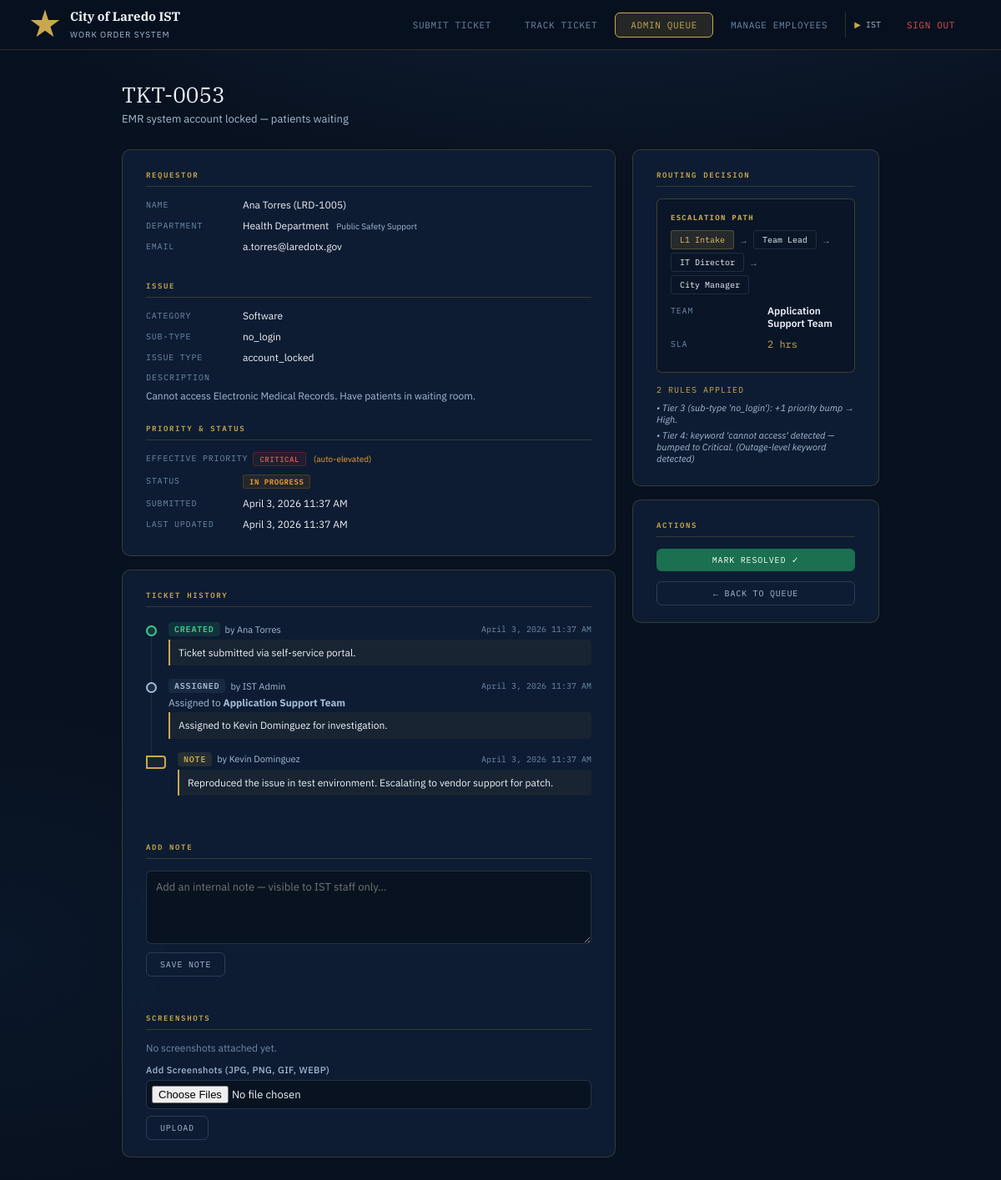
The page /ticket/TKT-0053/ (signed in) on the database as committed earlier.
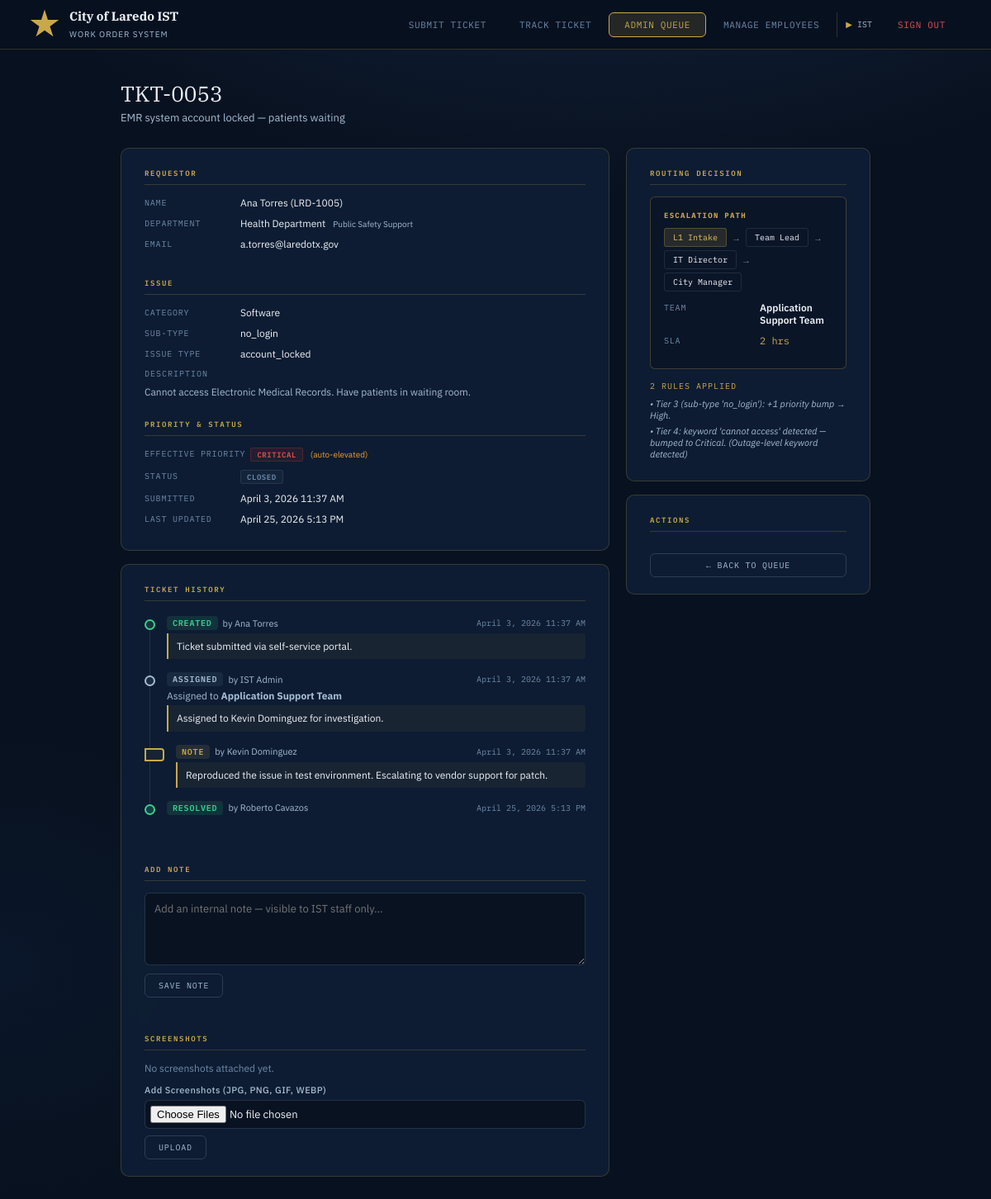
The same page on the database as committed later.
### tickets/models.py (models this page shows, shortened)
class Ticket(models.Model):
    ticket_id   = models.CharField(max_length=20, unique=True, editable=False)
    submitter   = models.ForeignKey(
        Employee, null=True, blank=True,
        on_delete=models.SET_NULL,
        related_name="tickets",
        verbose_name="Submitted By",
    )
    name        = models.CharField("Full Name",    max_length=120)
    employee_id = models.CharField("Employee ID",  max_length=30)
    department  = models.CharField("Department",   max_length=80,
                                   choices=DEPARTMENT_CHOICES)
    email       = models.EmailField("Contact Email")
    category    = models.CharField("Category",    max_length=30,
                                   choices=CATEGORY_CHOICES)
    subtype     = models.CharField("Sub-Type",    max_length=30,
                                   choices=SUBTYPE_CHOICES, blank=True)
    issue_type  = models.CharField("Issue Type",  max_length=40,
                                   choices=ISSUE_TYPE_CHOICES, blank=True)
    title       = models.CharField("Brief Summary",      max_length=120)
    description = models.TextField("Detailed Description", blank=True)
    asset_tag   = models.CharField("Asset Tag",  max_length=40, blank=True)
    location    = models.CharField("Location",   max_length=80, blank=True)
    phone_ext   = models.CharField("Phone Ext",  max_length=10, blank=True)
    user_priority = models.IntegerField(
        "User-Selected Priority",
        choices=PRIORITY_CHOICES, default=4,
    )
    routing_tier               = models.CharField("Dept Tier",         max_length=30,  blank=True)
    routing_tier_label         = models.CharField("Tier Label",        max_length=60,  blank=True)
    routing_team               = models.CharField("Assigned Team",     max_length=100, blank=True)
    routing_sla                = models.CharField("SLA Target",        max_length=20,  blank=True)
    routing_effective_priority = models.IntegerField("Effective Priority", default=4)
    routing_was_modified       = models.BooleanField("Priority Auto-Adjusted", default=False)
    routing_reasons            = models.TextField("Routing Reasons (JSON)", blank=True)
    routing_escalation_path    = models.TextField("Escalation Path (JSON)",  blank=True)
    status       = models.CharField(max_length=20, choices=TicketStatus.choices,
                                    default=TicketStatus.OPEN)
    submitted_at = models.DateTimeField(auto_now_add=True)
    updated_at   = models.DateTimeField(auto_now=True)
    class Meta:
        ordering = ["-submitted_at"]
        verbose_name = "Ticket"
        verbose_name_plural = "Tickets"
    @property
    def effective_priority_label(self) -> str:
        return PRIORITY_LABELS.get(self.routing_effective_priority, "Unknown")
    @property
    def priority_badge_class(self) -> str:
        return {1: "bp1", 2: "bp2", 3: "bp3", 4: "bp4"}.get(
            self.routing_effective_priority, "bp4"
        )
    @property
    def status_badge_class(self) -> str:
        return {
            "Open":        "bs-open",
            "In Progress": "bs-prog",
            "Closed":      "bs-clos",
        }.get(self.status, "")
    @property
    def routing_reasons_list(self) -> list:
        import json
        try:
            return json.loads(self.routing_reasons)
        except (ValueError, TypeError):
            return []
    @property
    def escalation_path_list(self) -> list:
        import json
        try:
            return json.loads(self.routing_escalation_path)
        except (ValueError, TypeError):
            return []

class TicketHistory(models.Model):
    ticket      = models.ForeignKey(
        Ticket, on_delete=models.CASCADE, related_name="history"
    )
    action      = models.CharField(
        max_length=20, choices=HistoryAction.choices
    )
    note        = models.TextField("Note", blank=True)
    changed_by  = models.CharField("Changed By", max_length=120, blank=True)
    priority_before = models.IntegerField(null=True, blank=True)
    priority_after  = models.IntegerField(null=True, blank=True)
    team_before = models.CharField(max_length=100, blank=True)
    team_after  = models.CharField(max_length=100, blank=True)
    timestamp   = models.DateTimeField(auto_now_add=True)
    class Meta:
        ordering = ["timestamp"]
        verbose_name = "Ticket History Entry"
        verbose_name_plural = "Ticket History"

### tickets/views.py (the view, shortened to what this page needs)
# urls.py: path("ticket/<str:ticket_id>/",  views.ticket_detail,    name="ticket_detail"),
@ist_required
def ticket_detail(request, ticket_id):
    ticket = get_object_or_404(Ticket, ticket_id=ticket_id)
    history = ticket.history.all()
    return render(request, "tickets/ticket_detail.html", {
        "ticket":  ticket,
        "history": history,
    })

### tickets/views.py (called while the page is built)
def ist_required(view_fn):
    @wraps(view_fn)
    def wrapper(request, *args, **kwargs):
        if not request.session.get("employee_pk"):
            return redirect("employee_login")
        role = request.session.get("employee_role", "dept")
        if role not in ("ist", "admin"):
            return redirect("submit_ticket")
        return view_fn(request, *args, **kwargs)
    return wrapper

### tickets/templates/tickets/ticket_detail.html (shortened to what the changed rows need)
{% extends "tickets/base.html" %}
{% block content %}
<div class="ph">
  <h1>{{ ticket.ticket_id }}</h1>
  <p>{{ ticket.title }}</p>
</div>
<div class="detail-grid">
  <div style="display:flex;flex-direction:column;gap:16px">
    <div class="card">
      <div class="sec">
        <div class="mrow"><span class="mk">Name</span><span class="mv">{{ ticket.name }} ({{ ticket.employee_id }})</span></div>
        <div class="mrow"><span class="mk">Department</span>
          <span class="mv">{{ ticket.department }}
            <span style="font-size:10px;color:var(--steel-2);margin-left:6px">{{ ticket.routing_tier_label }}</span>
          </span>
        </div>
        <div class="mrow"><span class="mk">Email</span><span class="mv">{{ ticket.email }}</span></div>
      </div>
      <div class="sec">
        <div class="mrow"><span class="mk">Category</span><span class="mv" style="text-transform:capitalize">{{ ticket.category }}</span></div>
        {% if ticket.subtype %}<div class="mrow"><span class="mk">Sub-Type</span><span class="mv">{{ ticket.subtype }}</span></div>{% endif %}
        {% if ticket.issue_type %}<div class="mrow"><span class="mk">Issue Type</span><span class="mv">{{ ticket.issue_type }}</span></div>{% endif %}
        {% if ticket.description %}
        <div style="margin-top:10px">
          <div style="font-size:10px;font-family:'IBM Plex Mono',monospace;text-transform:uppercase;letter-spacing:.1em;color:var(--steel);margin-bottom:6px">Description</div>
          <div style="font-size:12px;color:var(--steel-2);line-height:1.6">{{ ticket.description }}</div>
        </div>
        {% endif %}
      </div>
      <div class="sec" style="padding-bottom:20px">
        <div class="mrow"><span class="mk">Effective Priority</span>
          <span class="mv">
            <span class="badge {{ ticket.priority_badge_class }}">{{ ticket.effective_priority_label }}</span>
            {% if ticket.routing_was_modified %}<span style="font-size:10px;color:var(--amber-2);margin-left:6px">(auto-elevated)</span>{% endif %}
          </span>
        </div>
        <div class="mrow"><span class="mk">Status</span><span class="mv"><span class="badge {{ ticket.status_badge_class }}">{{ ticket.status }}</span></span></div>
        <div class="mrow"><span class="mk">Submitted</span><span class="mv">{{ ticket.submitted_at|date:"N j, Y g:i A" }}</span></div>
        <div class="mrow"><span class="mk">Last Updated</span><span class="mv">{{ ticket.updated_at|date:"N j, Y g:i A" }}</span></div>
      </div>
    </div>
    <div class="card">
      <div class="sec">
        {% if history %}
        <div class="timeline">
          {% for entry in history %}
          <div class="tl-entry">
            <div class="tl-dot tl-{{ entry.action|lower }}"></div>
            <div class="tl-body">
              <div class="tl-header">
                <span class="tl-action tl-action-{{ entry.action|lower }}">{{ entry.action }}</span>
                {% if entry.changed_by %}
                  <span class="tl-by">by {{ entry.changed_by }}</span>
                {% endif %}
                <span class="tl-time">{{ entry.timestamp|date:"N j, Y g:i A" }}</span>
              </div>
              {% if entry.action == "Assigned" and entry.team_after %}
                <div class="tl-detail">
                  Assigned to <strong>{{ entry.team_after }}</strong>
                </div>
              {% endif %}
              {% if entry.note %}
                <div class="tl-note">{{ entry.note }}</div>
              {% endif %}
            </div>
          </div>
          {% endfor %}
        </div>
        {% else %}
          <div style="font-size:12px;color:var(--steel);padding:8px 0">No history entries yet.</div>
        {% endif %}
      </div>
    </div>
  </div>
  <div style="display:flex;flex-direction:column;gap:16px">
    <div class="card">
      <div class="sec" style="padding-bottom:20px">
        <div class="sec-title">Routing Decision</div>
        <div class="mrc" style="margin-bottom:14px">
          <h4>Escalation Path</h4>
          <div style="display:flex;align-items:center;flex-wrap:wrap;gap:4px;margin-bottom:12px">
            {% for step in ticket.escalation_path_list %}
              {% if not forloop.first %}<span class="rp-arr">&rarr;</span>{% endif %}
              <span class="rp-step {% if forloop.first %}act{% endif %}">{{ step }}</span>
            {% endfor %}
          </div>
          <div class="mrow"><span class="mk">Team</span><span class="mv" style="font-weight:600">{{ ticket.routing_team }}</span></div>
          <div class="mrow"><span class="mk">SLA</span><span class="mv" style="color:var(--gold);font-family:'IBM Plex Mono',monospace">{{ ticket.routing_sla }}</span></div>
        </div>
        {% if ticket.routing_reasons_list %}
        <div style="font-size:10px;font-family:'IBM Plex Mono',monospace;text-transform:uppercase;letter-spacing:.1em;color:var(--gold);margin-bottom:8px">
          {{ ticket.routing_reasons_list|length }} Rule{{ ticket.routing_reasons_list|length|pluralize }} Applied
        </div>
        {% for reason in ticket.routing_reasons_list %}
          <div style="font-size:11px;color:var(--steel-2);margin-bottom:5px;font-style:italic">&bull; {{ reason }}</div>
        {% endfor %}
        {% endif %}
      </div>
    </div>
    <div class="card">
      <div class="sec" style="padding-bottom:20px">
        <form method="POST" style="display:flex;flex-direction:column;gap:10px">
          {% if ticket.status != "Closed" %}
          <button type="submit" name="action" value="resolve" class="btn btn-success btn-sm" style="width:100%">
            Mark Resolved &#10003;
          </button>
          {% endif %}
        </form>
      </div>
    </div>
  </div>
</div>
{% endblock %}

Rows that differ between the two databases and show on the page:
changed Ticket "TKT-0053": status "IN PROGRESS" → "CLOSED"; updated_at "April 3, 2026 11:37 AM" → "April 25, 2026 5:13 PM"
added TicketHistory: action "RESOLVED", changed_by "Roberto Cavazos", timestamp "April 25, 2026 5:13 PM"
Other text that changed with them:
text no longer shown: "MARK RESOLVED ✓"
